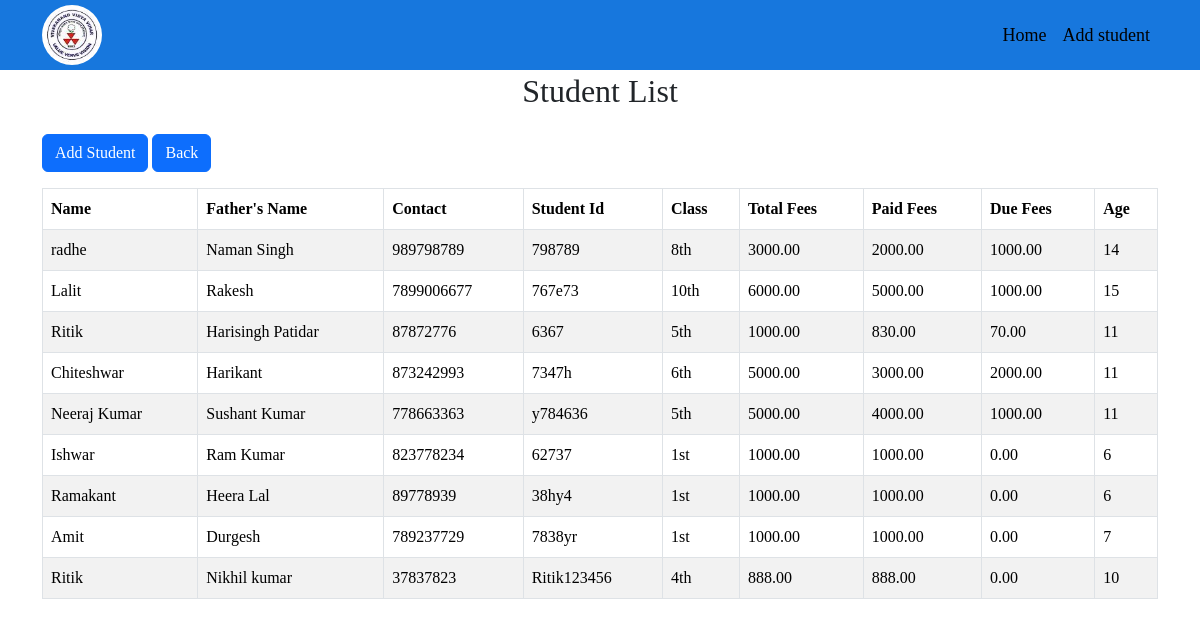
The app's page /student_list, older data.
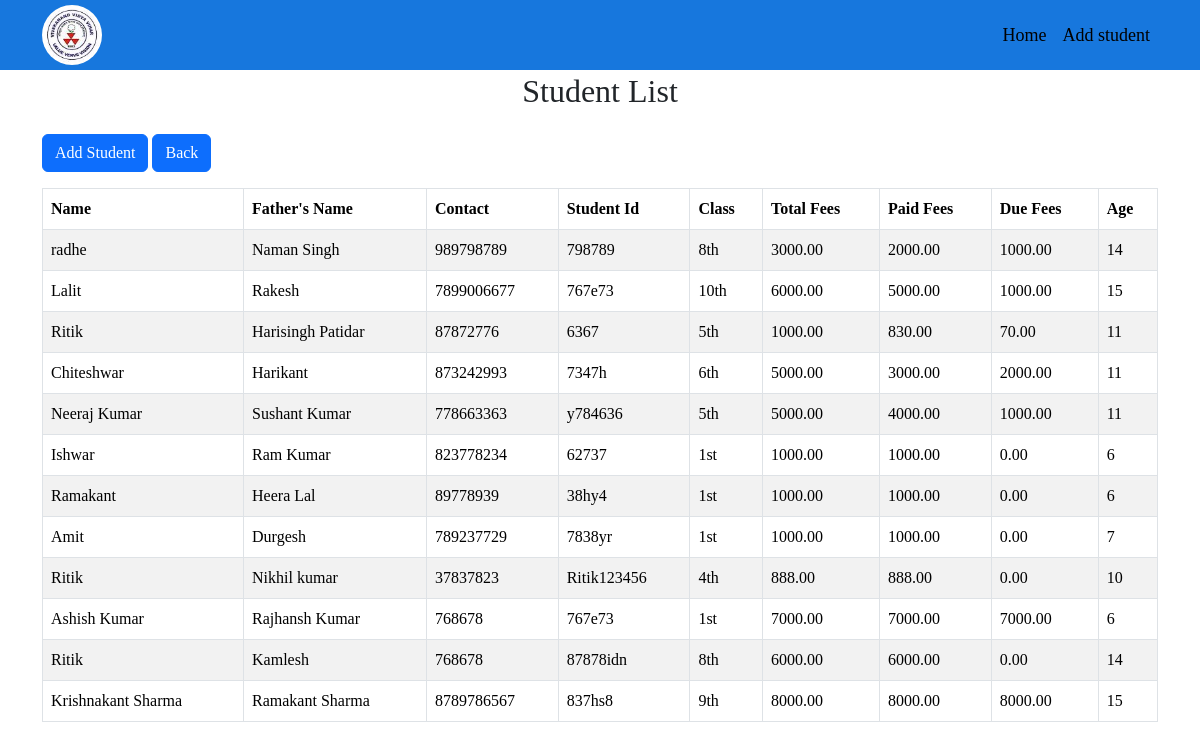
The same page, newer data.
### mySch/models.py (models this page shows, shortened)
class Student(models.Model):
    name = models.CharField(max_length=100)
    father_name = models.CharField(max_length=100)
    contact = models.CharField(max_length=15)
    student_id = models.CharField(max_length=30)
    student_class = models.CharField(max_length=50)
    total_fees = models.DecimalField(max_digits=10, decimal_places=2)
    paid_fees = models.DecimalField(max_digits=10, decimal_places=2)
    due_fees = models.DecimalField(max_digits=10, decimal_places=2)
    age = models.IntegerField()
    result_photo = models.ImageField(upload_to='result_photos/', null=True, blank=True)  # Add result photo field
    monthly_result = models.IntegerField()

### mySch/views.py (the view)
# urls.py: path('student_list', views.student_list,name="student_list"),
def student_list(request):
    student_list = Student.objects.all()
    context = {
        'student_list':student_list
    }
    return render(request,'student-list.html',context)

### templates/student-list.html (shortened to what this page needs)
<!DOCTYPE html>
<html lang="en">
  <head>
    <link
      href="https://cdn.jsdelivr.net/npm/bootstrap@5.3.3/dist/css/bootstrap.min.css"
      rel="stylesheet"
    />
    <link rel="stylesheet" href="static/style2.css" sss />
  </head>
  <body>
    <nav class="navbar navbar-expand-lg navbar-light fixed-top">
      <div class="container">
        <a class="navbar-brand" id="navbar-brand" href="/"
          ><img
            class="rounded-circle"
            height="60px"
            src="static/imagesSchool/logo2.jpg"
            alt="Vivekanand VIdhya Vihar"
        /></a>
        <div class="collapse navbar-collapse" id="navbarNav">
          <ul class="navbar-nav ms-auto">
            <li class="nav-item">
              <a class="nav-link" href="/">Home</a>
            </li>
            <li class="nav-item">
              <a class="nav-link" href="/add_student">Add student</a>
            </li>
          </ul>
        </div>
      </div>
    </nav>
    <div class="container mt-4 pt-5">
      <h2 class="st-heading text-center mb-4">Student List</h2>
      <a href="/add_student" class="btn btn-primary mb-3">Add Student</a>
      <a href="/teacher_details" class="btn btn-primary mb-3">Back</a>
      <table class="table table-striped table-bordered">
        <thead class="st-thead">
          <tr>
            <th>Name</th>
            <th>Father's Name</th>
            <th>Contact</th>
            <th>Student Id</th>
            <th>Class</th>
            <th>Total Fees</th>
            <th>Paid Fees</th>
            <th>Due Fees</th>
            <th>Age</th>
          </tr>
        </thead>
        <tbody id="studentTableBody" class="st-tbody">
          {% for student in student_list %}
          <tr>
            <td>{{ student.name }}</td>
            <td>{{ student.father_name }}</td>
            <td>{{ student.contact }}</td>
            <td>{{ student.student_id }}</td>
            <td>{{ student.student_class }}</td>
            <td>{{ student.total_fees }}</td>
            <td>{{ student.paid_fees }}</td>
            <td>{{ student.due_fees }}</td>
            <td>{{ student.age }}</td>
          </tr>
          {% endfor %}
        </tbody>
      </table>
    </div>
  </body>
</html>

### static/style2.css (style rules this page uses)
body { font-family:'roboto condenced',sens-serif; font-weight: 400; }
.navbar { background-color: #1777dd; height: 70px; }
.navbar-nav .nav-link { color: #000000 !important; font-size: 18px; }

Row changes from the older to the newer data that the page shows:
added Student: name "Ashish Kumar", father_name "Rajhansh Kumar", contact "768678", student_id "767e73", student_class "1st", total_fees "7000.00", paid_fees "7000.00", due_fees "7000.00", age "6"
added Student: name "Ritik", father_name "Kamlesh", contact "768678", student_id "87878idn", student_class "8th", total_fees "6000.00", paid_fees "6000.00", due_fees "0.00", age "14"
added Student: name "Krishnakant Sharma", father_name "Ramakant Sharma", contact "8789786567", student_id "837hs8", student_class "9th", total_fees "8000.00", paid_fees "8000.00", due_fees "8000.00", age "15"
